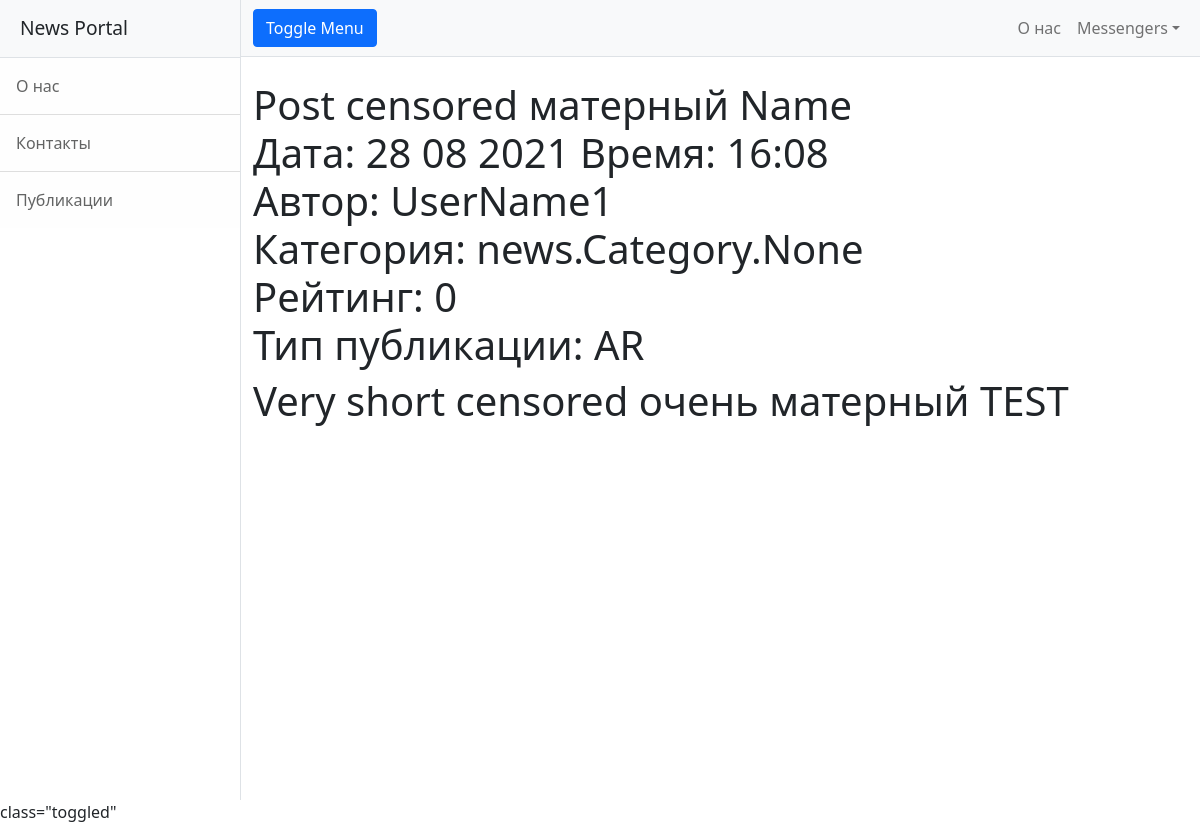
The page /news/17 on the database as committed earlier.
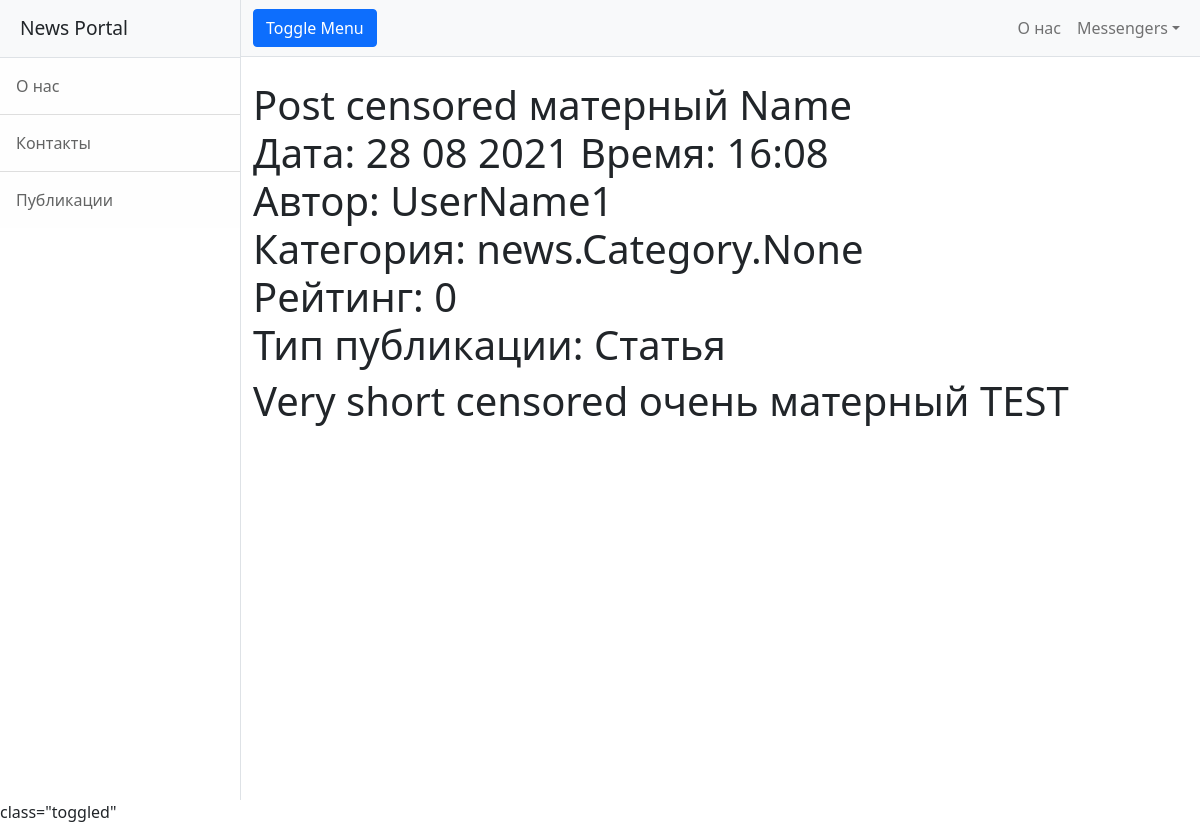
The same page on the database as committed later.
### news/models.py (models this page shows, shortened)
class Post(models.Model):
    news = 'NS'
    article = 'AL'
    TYPES = [
        (news, 'Новость'),
        (article, 'Статья')
    ]
    postType = models.CharField(max_length=2, choices=TYPES, default=news)
    postDate = models.DateTimeField(auto_now_add=True)
    postName = models.CharField(max_length=255)
    postBody = models.TextField()
    postRating = models.SmallIntegerField(default=0)
    postAuthor = models.ForeignKey(Author, on_delete=models.CASCADE)
    postCategory = models.ManyToManyField(Category, through='PostCategory')

class Author(models.Model):
    authorUser = models.OneToOneField(User, on_delete=models.CASCADE)
    autorRating = models.SmallIntegerField(default=0)

### news/views.py (the view)
# urls.py: path('<int:pk>', PostDetail.as_view()),
class PostDetail(DetailView):
    model = Post  # модель всё та же, но мы хотим получать детали конкретно отдельного товара
    template_name = 'post.html'  # название шаблона будет product.html
    context_object_name = 'post'  # название объекта. в нём будет

### news/templatetags/my_filters.py (called while the page is built)
@register.filter(name='censor')  # регистрируем наш фильтр под именем multiply, чтоб django понимал, что это именно фильтр, а не простая функция
def censor(value):  # первый аргумент здесь это то значение, к которому надо применить фильтр, второй аргумент — это аргумент фильтра, т. е. примерно следующее будет в шаблоне value|multiply:arg
    cens_filt = ['блять', 'бля']
    text_to_check = value
    for idx, i in enumerate(cens_filt):
        text_to_check = text_to_check.replace(i,'censored')
    return text_to_check

### templates/post.html
{% extends 'flatpages/default.html' %}
{% load my_filters %}
{% block title %}
{{ post.postName|censor }}
<br>
Дата: {{ post.postDate|date:'d m Y' }}
Время: {{ post.postDate|date:'H:m'}}
<br>
Автор: {{ post.postAuthor.authorUser}}
<br>
Категория: {{post.postCategory}}
<br>
Рейтинг: {{ post.postRating}}
<br>
Тип публикации: {{post.get_postType_display}}
{% endblock title %}
{% block content %}
<h1>{{ post.postBody|censor}}</h1>
<br>
<br>
<br>
{% endblock content %}

Rows that differ between the two databases and show on the page:
changed Post "Post censored матерный Name": postType "AR" → "Статья"
